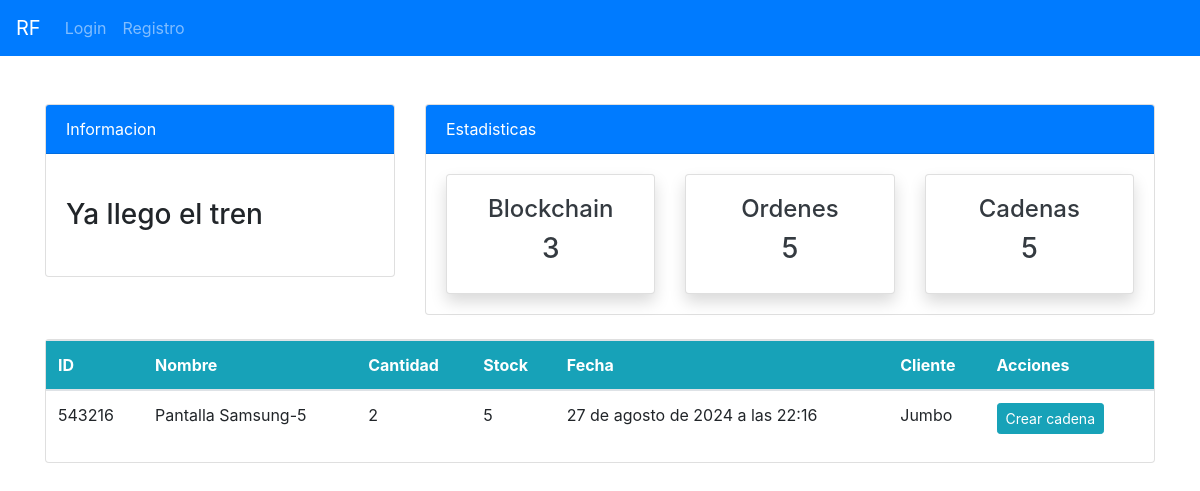
The app's page /blockchain/bloques/, older data.
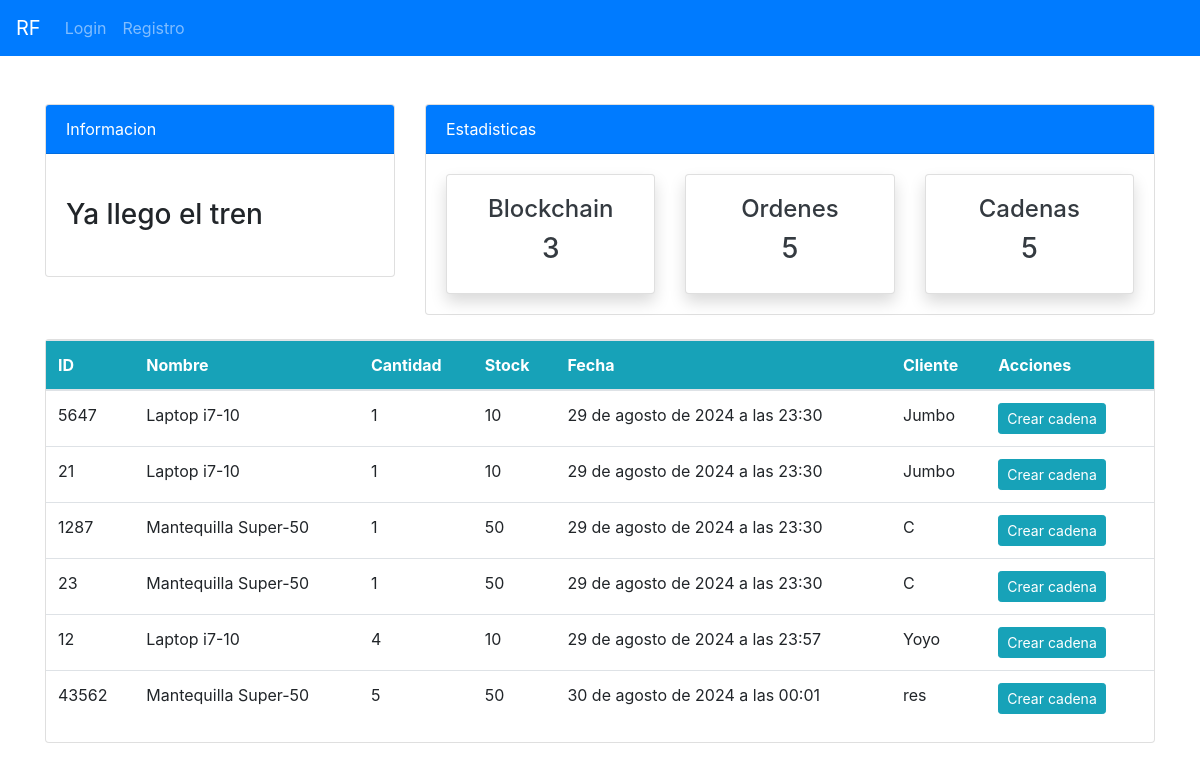
The same page, newer data.
### blockchain/models.py (models this page shows, shortened)
class Block(models.Model):
    orden_id  = models.CharField(max_length=100)
    nombre = models.ForeignKey(Product, on_delete=models.CASCADE)
    cantidad = models.IntegerField()
    stock = models.IntegerField()
    fecha = models.DateTimeField(default=timezone.now)  # Se añade automáticamente la fecha y hora actuales
    cliente = models.CharField(max_length=255) #se añade cliente que pide orden
    hash = models.CharField(max_length=64)
    prev_hash = models.CharField(max_length=64)
    timestamp = models.DateTimeField(auto_now_add=True)

### api/models.py (models this page shows)
class Product(models.Model):
    name = models.CharField(max_length=100, null=True)
    quantity = models.PositiveIntegerField(null=True)
    category = models.CharField(max_length=50, choices=CATEGORY, null=True)
    def __str__(self):
        return f'{self.name}-{self.quantity}'

### blockchain/views.py (the view)
# urls.py: path('bloques/', views.lista_bloques, name='blockchain-bloques'),
def lista_bloques(request):
    blocks = Block.objects.all()
    if request.method == 'POST':
        cadena_nombre = request.POST.get('nombre')
        cadena_descripcion = request.POST.get('descripcion')
        if cadena_nombre:
            nueva_cadena = Cadena.objects.create(nombre=cadena_nombre, descripcion=cadena_descripcion)
        return redirect('blockchain-bloques')  # Redirigir a la misma vista después de crear la cadena
    return render(request, 'blockchain/bloques.html', {'blocks': blocks})

### templates/blockchain/bloques.html
{% extends 'partials/base.html' %}
{% block content %}
{% include 'blockchain/top_nav_block.html' %}
<div class="container mt-4">
    <div class="card">
<div class="block-container">
    {% if blocks %}
    <table class="table bg-white">
        <thead class="bg-info text-white">
            <tr>
                <th>ID</th>
                <th>Nombre</th>
                <th>Cantidad</th>
                <th>Stock</th>
                <th>Fecha</th>
                <th>Cliente</th>
                <th>Acciones</th>
            </tr>
        </thead>
        <tbody>
            {% for block in blocks %}
                <tr>
                    <td>{{ block.orden_id }}</td>
                    <td>{{ block.nombre }}</td>
                    <td>{{ block.cantidad }}</td>
                    <td>{{ block.stock }}</td>
                    <td>{{ block.fecha }}</td>
                    <td>{{ block.cliente }}</td>
                    <td>
                        <a class="btn btn-info btn-sm mr-2"
                            href="{% url 'crear-cadena' block.nombre %}">Crear cadena</a>
                    </td>
                </tr>
            {% endfor %}
        </tbody>
    </table>
{% else %}
    <p>No se encontraron bloques.</p>
{% endif %}
</div>
</div>
<br>
{% endblock %}

Row changes from the older to the newer data that the page shows:
removed Block: orden_id "543216", nombre "Pantalla Samsung-5", cantidad "2", stock "5", fecha "27 de agosto de 2024 a las 22:16", cliente "Jumbo"
added Block: orden_id "5647", nombre "Laptop i7-10", cantidad "1", stock "10", fecha "29 de agosto de 2024 a las 23:30", cliente "Jumbo"
added Block: orden_id "21", nombre "Laptop i7-10", cantidad "1", stock "10", fecha "29 de agosto de 2024 a las 23:30", cliente "Jumbo"
added Block: orden_id "1287", nombre "Mantequilla Super-50", cantidad "1", stock "50", fecha "29 de agosto de 2024 a las 23:30", cliente "C"
added Block: orden_id "23", nombre "Mantequilla Super-50", cantidad "1", stock "50", fecha "29 de agosto de 2024 a las 23:30", cliente "C"
added Block: orden_id "12", nombre "Laptop i7-10", cantidad "4", stock "10", fecha "29 de agosto de 2024 a las 23:57", cliente "Yoyo"
added Block: orden_id "43562", nombre "Mantequilla Super-50", cantidad "5", stock "50", fecha "30 de agosto de 2024 a las 00:01", cliente "res"
